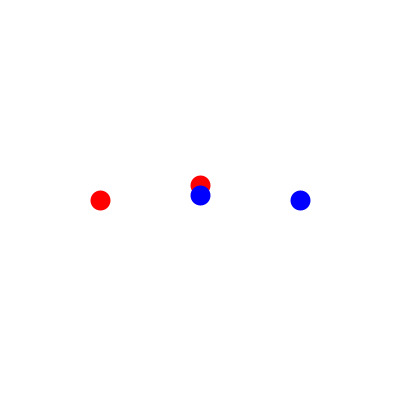
Frame 1 (no input)
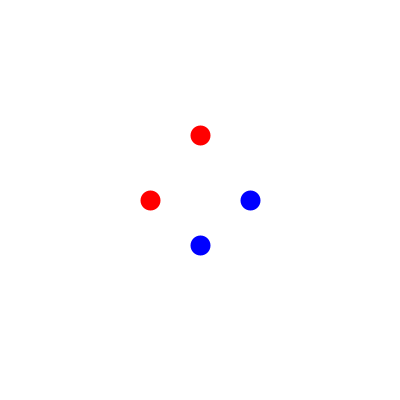
Frame 60 (the mouse pressed at the canvas centre just before this capture)
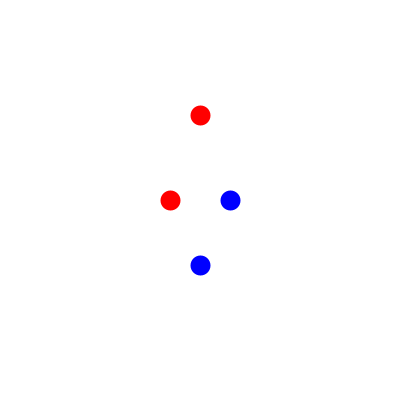
Frame 120 (the mouse held since frame 60 and released just before this capture)

The Processing sketch that drew these frames (run headless with seeded random() and noise(); from frame 60 on, the mouse is pressed at the canvas centre):

// Processing sketch: processing_169872
// ── processing_169872.pde


void setup() {
size(400,400); 
strokeWeight(20);
frameRate(5);
}


int x1=100;
int y1=185;
int x2=300;
int y2=195;
int step=10;

void draw() { 
background(255);

//rosso
stroke(255,0,0);   
point(x1,height/2);
x1=x1+step; 
point(width/2,y1);
y1=y1-step;

//blu
stroke(0,0,255);  
point(x2,height/2);
x2=x2-step;
point(width/2,y2);
y2=y2+step;

    if (x1==190) { 
         step=-10;
        
    }
    
    if (x1<100) { 
         step=10;
    }
    
    if (x2>300) { 
         step=10;
        
    }
    
    if (x2==190) { 
         step=-10;
    }
    
if (y1==10) { 
         step=10;
        
    }
    
    if (y1==185) { 
         step=-10;
    }
    
    if (y2==195) { 
         step=10;
        
    }
    
    if (y2>390) { 
         step=-10;
    }
   }
